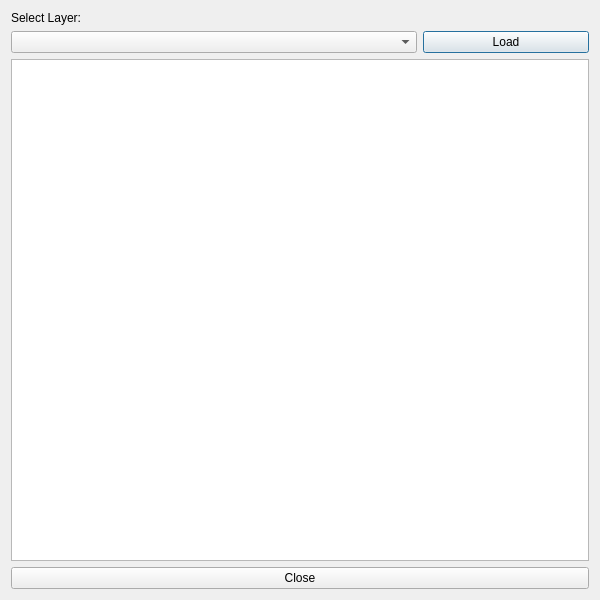
<?xml version="1.0" encoding="UTF-8"?>

<!--
#
# Copyright (c) 2024 HERE Europe B.V.
#
# SPDX-License-Identifier: MIT
# License-Filename: LICENSE
#
-->

<ui version="4.0">
 <class>AttributeAllDialog</class>
 <widget class="QDialog" name="AttributeAllDialog">
  <property name="geometry">
   <rect>
    <x>0</x>
    <y>0</y>
    <width>600</width>
    <height>600</height>
   </rect>
  </property>
  <property name="windowTitle">
   <string>Attributes Table</string>
  </property>

  <layout class="QVBoxLayout" name="verticalLayout">
  <!-- layer selection -->
   <item>
      <widget class="QLabel" name="layerLabel">
       <property name="text">
        <string>Select Layer:</string>
       </property>
      </widget>
   </item>
   <item>
    <layout class="QHBoxLayout" name="layerLayout">
     <item>
      <widget class="QComboBox" name="layerDropdown" />
     </item>
     <item>
      <widget class="QPushButton" name="loadButton">
        <property name="text">
            <string>Load</string>
        </property>
        <property name="maximumSize">
            <size>
                <width>166</width>
                <height>25</height>
            </size>
        </property>
       </widget>

     </item>
    </layout>
    </item>
   <item>
    <widget class="QTableWidget" name="tableWidget"/>
   </item>
   <item>
    <layout class="QHBoxLayout" name="buttonLayout">
     <item>
      <widget class="QPushButton" name="closeButton">
       <property name="text">
        <string>Close</string>
       </property>
      </widget>
     </item>
    </layout>
   </item>
  </layout>
 </widget>
 <resources/>
 <connections/>
</ui>
